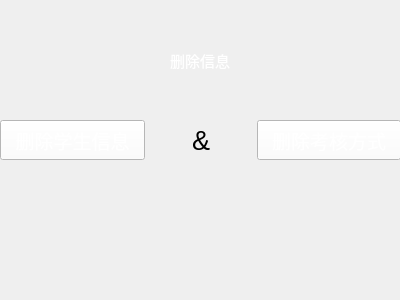
<?xml version="1.0" encoding="UTF-8"?>
<ui version="4.0">
 <class>delwindow</class>
 <widget class="QMainWindow" name="delwindow">
  <property name="geometry">
   <rect>
    <x>0</x>
    <y>0</y>
    <width>400</width>
    <height>300</height>
   </rect>
  </property>
  <property name="font">
   <font>
    <family>Arial</family>
    <pointsize>14</pointsize>
   </font>
  </property>
  <property name="windowTitle">
   <string>delwindow</string>
  </property>
  <property name="styleSheet">
   <string notr="true">background-image: url(:/icon/del.webp);</string>
  </property>
  <widget class="QWidget" name="centralwidget">
   <widget class="QWidget" name="horizontalLayoutWidget">
    <property name="geometry">
     <rect>
      <x>0</x>
      <y>100</y>
      <width>401</width>
      <height>80</height>
     </rect>
    </property>
    <layout class="QHBoxLayout" name="horizontalLayout">
     <item>
      <widget class="QPushButton" name="pushButton_2">
       <property name="minimumSize">
        <size>
         <width>120</width>
         <height>40</height>
        </size>
       </property>
       <property name="maximumSize">
        <size>
         <width>9999999</width>
         <height>40</height>
        </size>
       </property>
       <property name="styleSheet">
        <string notr="true">background-color:white;
color:white;
font: 75 11pt &quot;Arial&quot;;</string>
       </property>
       <property name="text">
        <string>删除学生信息</string>
       </property>
      </widget>
     </item>
     <item>
      <widget class="QLabel" name="label">
       <property name="maximumSize">
        <size>
         <width>100</width>
         <height>60</height>
        </size>
       </property>
       <property name="font">
        <font>
         <family>Arial</family>
         <pointsize>20</pointsize>
        </font>
       </property>
       <property name="text">
        <string>&amp;</string>
       </property>
       <property name="alignment">
        <set>Qt::AlignCenter</set>
       </property>
      </widget>
     </item>
     <item>
      <widget class="QPushButton" name="pushButton">
       <property name="minimumSize">
        <size>
         <width>120</width>
         <height>40</height>
        </size>
       </property>
       <property name="maximumSize">
        <size>
         <width>9999999</width>
         <height>40</height>
        </size>
       </property>
       <property name="styleSheet">
        <string notr="true">background-color:white;
color:white;
font: 75 11pt &quot;Arial&quot;;</string>
       </property>
       <property name="text">
        <string>删除考核方式</string>
       </property>
      </widget>
     </item>
    </layout>
   </widget>
   <widget class="QLabel" name="label_2">
    <property name="geometry">
     <rect>
      <x>150</x>
      <y>30</y>
      <width>100</width>
      <height>60</height>
     </rect>
    </property>
    <property name="minimumSize">
     <size>
      <width>100</width>
      <height>60</height>
     </size>
    </property>
    <property name="maximumSize">
     <size>
      <width>100</width>
      <height>60</height>
     </size>
    </property>
    <property name="font">
     <font>
      <pointsize>11</pointsize>
     </font>
    </property>
    <property name="styleSheet">
     <string notr="true">color:white;</string>
    </property>
    <property name="text">
     <string>删除信息</string>
    </property>
    <property name="alignment">
     <set>Qt::AlignCenter</set>
    </property>
   </widget>
  </widget>
 </widget>
 <resources>
  <include location="../../assets/takeatry.qrc"/>
 </resources>
 <connections/>
</ui>
